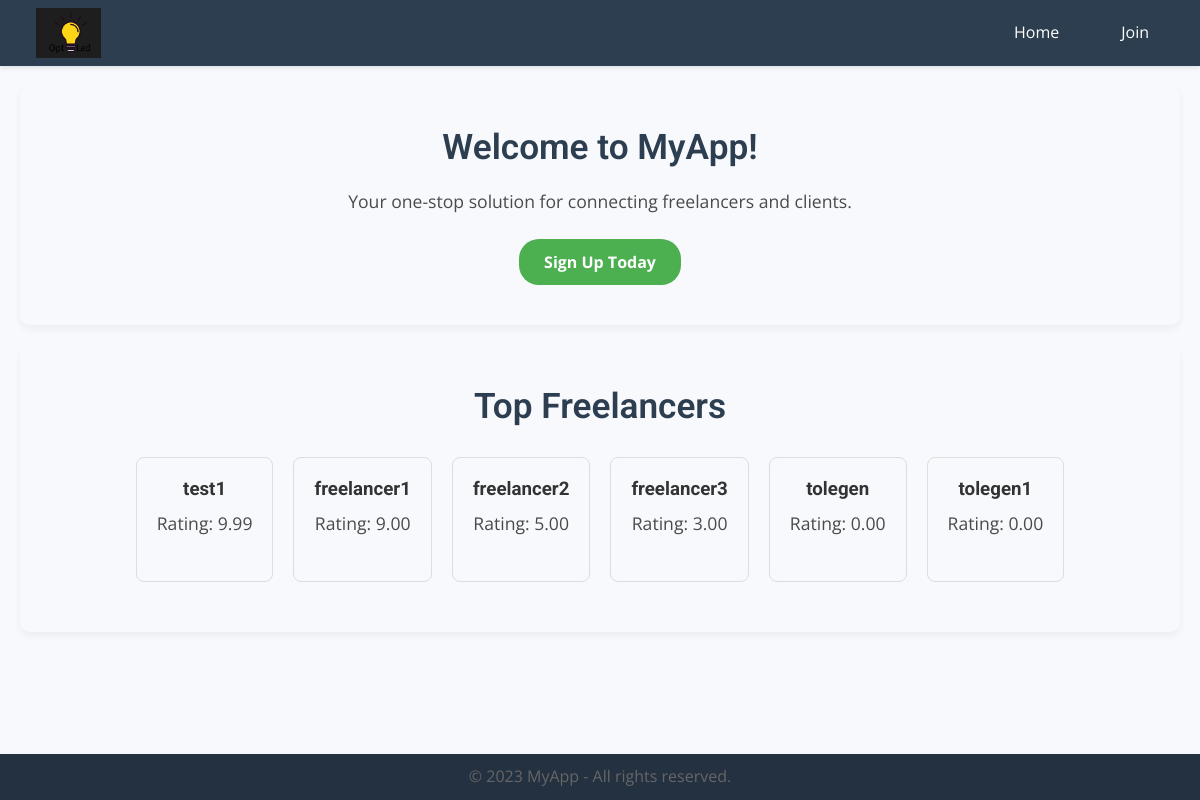
/, run on an earlier commit of the app's database.
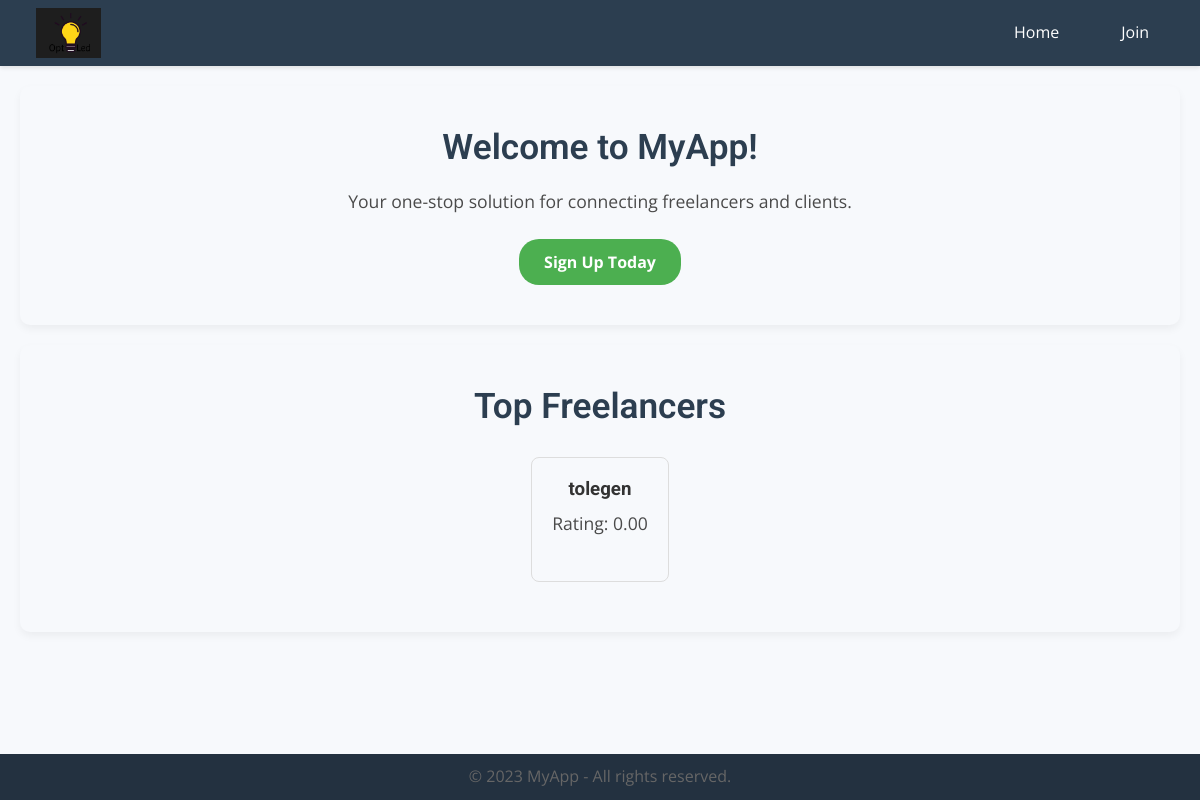
And on a later commit of the database.
### accounts/models.py (models this page shows, shortened)
class FreelancerProfile(models.Model):
    user = models.OneToOneField(CustomUser, on_delete=models.CASCADE, related_name='freelancer_profile')
    skills = models.ManyToManyField(Skill, related_name='freelancers', blank=True)
    skill_desc = models.TextField(blank=True)  # New field for skill descriptions
    portfolio = models.URLField(blank=True)
    average_rating = models.DecimalField(max_digits=3, decimal_places=2, default=0)
    reviews = models.TextField(blank=True)
    profile_image = models.ImageField(
        upload_to='profile_images/',
        null=True,
        blank=True,
        default='static/img/images.png'
    )
    video = models.FileField(
        upload_to='profile_videos/',
        null=True,
        blank=True,
        help_text="Upload a video showcasing your work."
    )

class CustomUser(AbstractBaseUser, PermissionsMixin):
    USER_TYPE_CHOICES = (
        ('freelancer', 'Freelancer'),
        ('client', 'Client'),
    )
    user_type = models.CharField(max_length=10, choices=USER_TYPE_CHOICES)
    username = models.CharField(_('username'), max_length=150, unique=True)
    email = models.EmailField(_('email address'), unique=True)
    first_name = models.CharField(_('first name'), max_length=30, blank=True)
    last_name = models.CharField(_('last name'), max_length=30, blank=True)
    is_staff = models.BooleanField(default=False)
    is_active = models.BooleanField(default=True)
    activation_token = models.CharField(max_length=50, blank=True, null=True)
    email_verified = models.BooleanField(default=False)
    objects = CustomUserManager()
    USERNAME_FIELD = 'username'
    REQUIRED_FIELDS = ['email']

### core/views.py (the view, shortened to what this page needs)
# urls.py: path('', IndexView.as_view(), name='home'),
class IndexView(TemplateView):
    template_name = 'core/index.html'
    def get_context_data(self, **kwargs):
        context = super().get_context_data(**kwargs)
        top_freelancers = FreelancerProfile.objects.order_by('-average_rating')[:10]  # top 10 freelancers
        context['top_freelancers'] = top_freelancers
        return context

### core/templates/core/index.html (shortened to what this page needs)
{% extends 'core/base.html' %}
{% load static %}
{% block content %}
    {% if not user.is_authenticated %}
    <div class="hero">
        <h2>Welcome to MyApp!</h2>
        <p>Your one-stop solution for connecting freelancers and clients.</p>
        <a href="{% url 'accounts:signup' %}" class="hero-button">Sign Up Today</a>
    </div>
    {% elif user.user_type == 'client' %}
    <div class="hero">
        <h2>Welcome Client!</h2>
        <p>Meet skilled freelancers ready to work on your projects.</p>
        <a href="{% url 'accounts:freelancer-list' %}" class="hero-button">Hire Freelancers</a>
    </div>
    {% endif %}
    <section class="top-freelancers">
        <h2>Top Freelancers</h2>
        <div class="freelancer-list">
            {% for freelancer in top_freelancers %}
                <div class="freelancer">
                    <h3>{{ freelancer.user.username }}</h3>
                    <p>Rating: {{ freelancer.average_rating }}</p>
                </div>
            {% empty %}
                <p>No freelancers available.</p>
            {% endfor %}
        </div>
    </section>
{% endblock content %}

### core/templates/core/base.html (shortened to what this page needs)
{% load static %}
<!DOCTYPE html>
<html lang="en">
<head>
</head>
<body>
    <header>
        <nav>
            <div class="logo">
                <a href="{% url 'home' %}">
                    <img src="{% static 'img/logo.jpeg' %}" alt="MyApp Logo">
                </a>
            </div>
            <ul>
                <li><a href="{% url 'home' %}">Home</a></li>
                {% if not user.is_authenticated %}
                    <li class="dropdown">
    <a href="javascript:void(0)" onclick="toggleDropdown()">Join</a>
</li>
                {% else %}
                    <li><a href="{% url 'accounts:profile_detail' %}">Profile</a></li>
                    <li><a href="{% url 'accounts:logout' %}">Logout</a></li>
                {% endif %}
            </ul>
        </nav>
    </header>
    <main>
        {% block content %}
        {% endblock content %}
    </main>
    <footer>
        <div>
            <p>© 2023 MyApp - All rights reserved.</p>
        </div>
    </footer>
</body>
</html>

### core/templates/core/base.html (style rules this page uses)
* { margin: 0; padding: 0; box-sizing: border-box; }
html, body { height: 100%; font-size: 16px; }
body { display: flex; flex-direction: column; min-height: 100vh; font-family: 'Open Sans', sans-serif; background-color: #f7f9fc; color: #333; }
header { background-color: #2c3e50; color: white; box-shadow: 0 2px 4px rgba(0,0,0,0.1); }
nav { display: flex; justify-content: space-between; align-items: center; padding: 0 20px; }
nav .logo img { height: 50px; width: auto; }
nav ul { list-style: none; display: flex; align-items: center; }
nav ul li { padding: 0 15px; }
nav a, footer a { text-decoration: none; color: white; padding: 8px 16px; display: flex; align-items: center; border-radius: 4px; transition: background-color 0.3s; }
h1, h2, h3, h4, h5, h6 { font-family: 'Roboto', sans-serif; margin-bottom: 0.5em; }
p, li { font-size: 1rem; line-height: 1.6; color: #666; }
footer { background-color: #233140; color: white; text-align: center; padding: 10px 0; margin-top: auto; }

### core/templates/core/index.html (style rules this page uses)
.hero, .top-freelancers { text-align: center; padding: 40px; margin: 20px; background-color: #f7f9fc; border-radius: 10px; box-shadow: 0 4px 8px rgba(0, 0, 0, 0.05); }
.hero h2, .top-freelancers h2 { color: #2c3e50; font-size: 2.2rem; margin-bottom: 20px; font-weight: 600; }
.hero p, .top-freelancers p { color: #4a4a4a; font-size: 1.1rem; margin-bottom: 25px; line-height: 1.5; }
.hero-button { background-color: #4CAF50; color: white; padding: 12px 25px; border-radius: 20px; text-decoration: none; font-weight: bold; display: inline-block; transition: background-color 0.3s, transform 0.2s; }
.freelancer-list { display: flex; justify-content: center; flex-wrap: wrap; }
.freelancer { margin: 10px; padding: 20px; border: 1px solid #ddd; border-radius: 8px; transition: all 0.3s ease-in-out; }

What changed in the data, as far as the page shows it:
removed FreelancerProfile: user.username "test1", average_rating "9.99"
removed FreelancerProfile: user.username "freelancer1", average_rating "9.00"
removed FreelancerProfile: user.username "freelancer2", average_rating "5.00"
removed FreelancerProfile: user.username "freelancer3", average_rating "3.00"
removed FreelancerProfile: user.username "tolegen1", average_rating "0.00"
